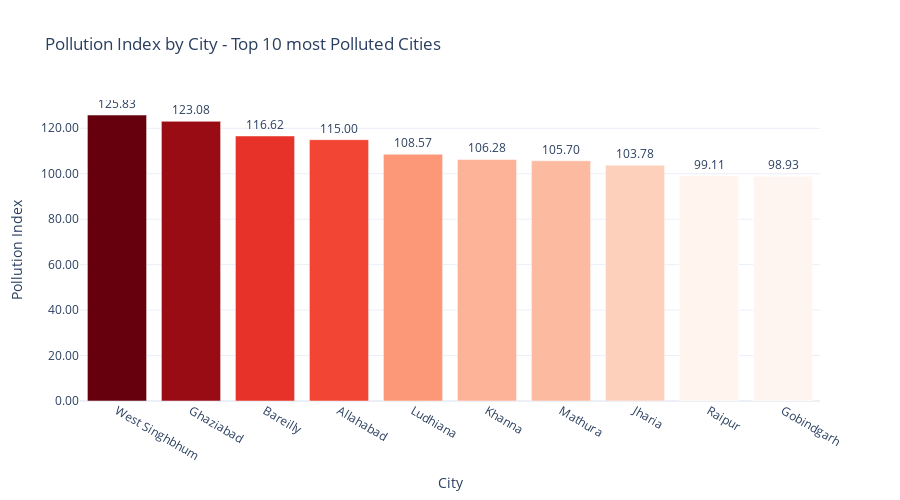
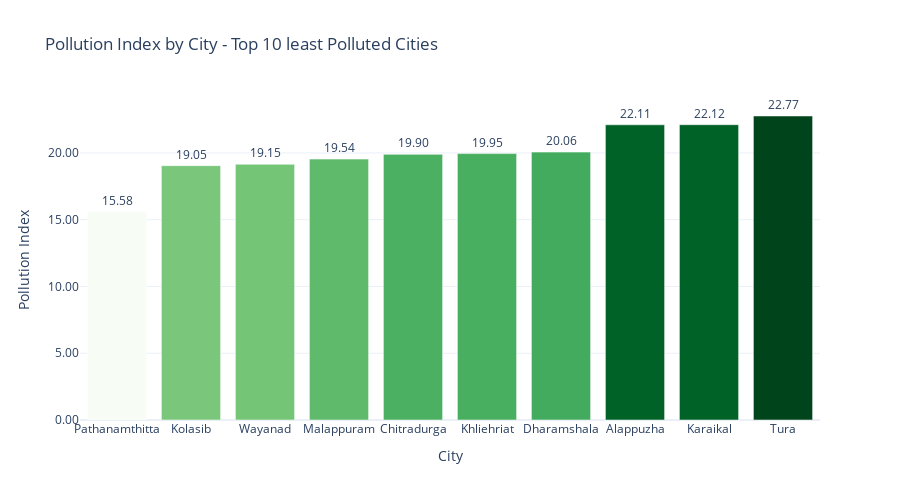

The notebook cell these images were saved under, in order:
### Code cell
subset_1 = result.iloc[0:n]
plot_n_polluted(subset_1, "most")

subset_2 = result.iloc[len(result) - (n+1):-1]
plot_n_polluted(subset_2[::-1], "least")

### Figure 1 — Plotly figure (JSON) as saved in the notebook; plotly's stock layout.template omitted (floating-point values rounded to 4 significant figures)
{"data": [{"hovertemplate": "City: %{x}<br>Pollution Index: %{y:.2f}<extra></extra>", "marker": {"color": [125.8, 123.1, 116.6, 115.0, 108.6, 106.3, 105.7, 103.8, 99.11, 98.93], "colorscale": [[0, "rgb(255,245,240)"], [0.125, "rgb(254,224,210)"], [0.25, "rgb(252,187,161)"], [0.375, "rgb(252,146,114)"], [0.5, "rgb(251,106,74)"], [0.625, "rgb(239,59,44)"], [0.75, "rgb(203,24,29)"], [0.875, "rgb(165,15,21)"], [1, "rgb(103,0,13)"]]}, "text": ["125.83", "123.08", "116.62", "115.00", "108.57", "106.28", "105.70", "103.78", "99.11", "98.93"], "textposition": "outside", "type": "bar", "x": ["West Singhbhum", "Ghaziabad", "Bareilly", "Allahabad", "Ludhiana", "Khanna", "Mathura", "Jharia", "Raipur", "Gobindgarh"], "y": [125.8, 123.1, 116.6, 115.0, 108.6, 106.3, 105.7, 103.8, 99.11, 98.93]}], "layout": {"height": 500, "title": {"text": "Pollution Index by City - Top 10 most Polluted Cities"}, "width": 900, "xaxis": {"title": {"text": "City"}}, "yaxis": {"tickformat": ".2f", "title": {"text": "Pollution Index"}}}}

### Figure 2 — Plotly figure (JSON) as saved in the notebook; plotly's stock layout.template omitted (floating-point values rounded to 4 significant figures)
{"data": [{"hovertemplate": "City: %{x}<br>Pollution Index: %{y:.2f}<extra></extra>", "marker": {"color": [15.58, 19.05, 19.15, 19.54, 19.9, 19.95, 20.06, 22.11, 22.12, 22.77], "colorscale": [[0, "rgb(247,252,245)"], [0.125, "rgb(229,245,224)"], [0.25, "rgb(199,233,192)"], [0.375, "rgb(161,217,155)"], [0.5, "rgb(116,196,118)"], [0.625, "rgb(65,171,93)"], [0.75, "rgb(35,139,69)"], [0.875, "rgb(0,109,44)"], [1, "rgb(0,68,27)"]]}, "text": ["15.58", "19.05", "19.15", "19.54", "19.90", "19.95", "20.06", "22.11", "22.12", "22.77"], "textposition": "outside", "type": "bar", "x": ["Pathanamthitta", "Kolasib", "Wayanad", "Malappuram", "Chitradurga", "Khliehriat", "Dharamshala", "Alappuzha", "Karaikal", "Tura"], "y": [15.58, 19.05, 19.15, 19.54, 19.9, 19.95, 20.06, 22.11, 22.12, 22.77]}], "layout": {"height": 500, "title": {"text": "Pollution Index by City - Top 10 least Polluted Cities"}, "width": 900, "xaxis": {"title": {"text": "City"}}, "yaxis": {"tickformat": ".2f", "title": {"text": "Pollution Index"}}}}
